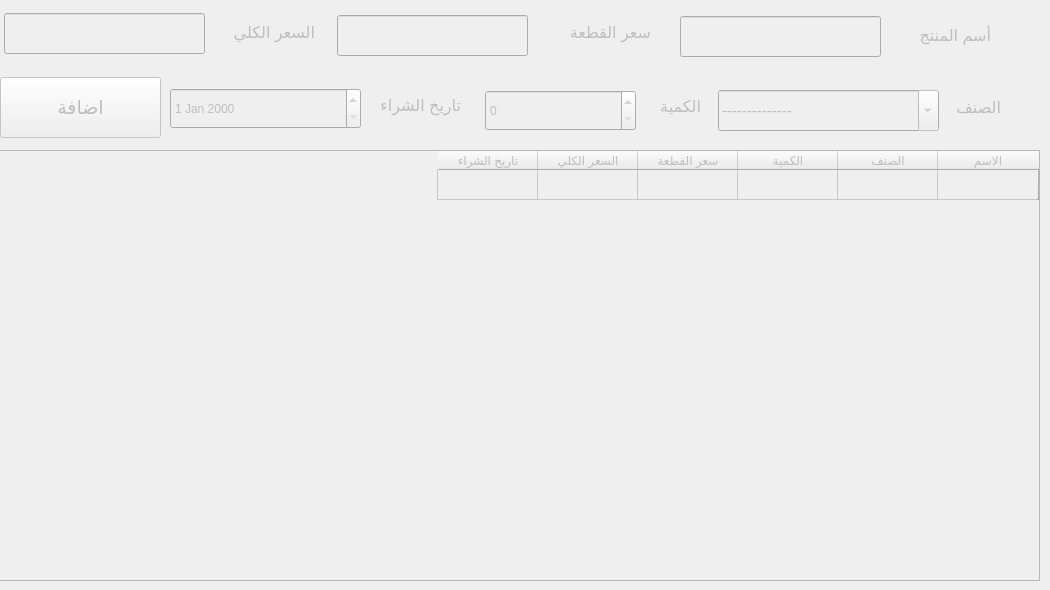
      <widget class="QWidget" name="tab_15">
       <attribute name="title">
        <string>المشتريات</string>
       </attribute>
       <widget class="QTableWidget" name="tableWidget_3">
        <property name="enabled">
         <bool>false</bool>
        </property>
        <property name="geometry">
         <rect>
          <x>-1</x>
          <y>150</y>
          <width>1041</width>
          <height>431</height>
         </rect>
        </property>
        <property name="layoutDirection">
         <enum>Qt::RightToLeft</enum>
        </property>
        <row>
         <property name="text">
          <string/>
         </property>
        </row>
        <column>
         <property name="text">
          <string>الاسم</string>
         </property>
        </column>
        <column>
         <property name="text">
          <string>الصنف</string>
         </property>
        </column>
        <column>
         <property name="text">
          <string>الكمية</string>
         </property>
        </column>
        <column>
         <property name="text">
          <string>سعر القطعة</string>
         </property>
        </column>
        <column>
         <property name="text">
          <string>السعر الكلي</string>
         </property>
        </column>
        <column>
         <property name="text">
          <string>تاريخ الشراء</string>
         </property>
        </column>
       </widget>
       <widget class="QLineEdit" name="lineEdit_11">
        <property name="enabled">
         <bool>false</bool>
        </property>
        <property name="geometry">
         <rect>
          <x>4</x>
          <y>13</y>
          <width>201</width>
          <height>41</height>
         </rect>
        </property>
        <property name="font">
         <font>
          <pointsize>13</pointsize>
         </font>
        </property>
        <property name="placeholderText">
         <string/>
        </property>
       </widget>
       <widget class="QComboBox" name="comboBox_6">
        <property name="enabled">
         <bool>false</bool>
        </property>
        <property name="geometry">
         <rect>
          <x>718</x>
          <y>90</y>
          <width>221</width>
          <height>41</height>
         </rect>
        </property>
        <property name="font">
         <font>
          <pointsize>11</pointsize>
         </font>
        </property>
        <property name="toolTip">
         <string/>
        </property>
        <property name="whatsThis">
         <string/>
        </property>
        <property name="editable">
         <bool>true</bool>
        </property>
        <property name="currentText">
         <string>--------------</string>
        </property>
        <item>
         <property name="text">
          <string>--------------</string>
         </property>
        </item>
       </widget>
       <widget class="QPushButton" name="pushButton_16">
        <property name="enabled">
         <bool>false</bool>
        </property>
        <property name="geometry">
         <rect>
          <x>0</x>
          <y>77</y>
          <width>161</width>
          <height>61</height>
         </rect>
        </property>
        <property name="font">
         <font>
          <family>Segoe UI</family>
          <pointsize>14</pointsize>
         </font>
        </property>
        <property name="text">
         <string>اضافة</string>
        </property>
       </widget>
       <widget class="QDateEdit" name="dateEdit">
        <property name="enabled">
         <bool>false</bool>
        </property>
        <property name="geometry">
         <rect>
          <x>170</x>
          <y>88</y>
          <width>191</width>
          <height>41</height>
         </rect>
        </property>
       </widget>
       <widget class="QLabel" name="label_6">
        <property name="enabled">
         <bool>false</bool>
        </property>
        <property name="geometry">
         <rect>
          <x>214</x>
          <y>7</y>
          <width>101</width>
          <height>51</height>
         </rect>
        </property>
        <property name="font">
         <font>
          <family>Segoe UI</family>
          <pointsize>12</pointsize>
          <weight>50</weight>
          <bold>false</bold>
         </font>
        </property>
        <property name="text">
         <string>السعر الكلي</string>
        </property>
       </widget>
       <widget class="QLineEdit" name="lineEdit_12">
        <property name="enabled">
         <bool>false</bool>
        </property>
        <property name="geometry">
         <rect>
          <x>337</x>
          <y>15</y>
          <width>191</width>
          <height>41</height>
         </rect>
        </property>
        <property name="font">
         <font>
          <pointsize>13</pointsize>
         </font>
        </property>
        <property name="placeholderText">
         <string/>
        </property>
       </widget>
       <widget class="QLabel" name="label_7">
        <property name="enabled">
         <bool>false</bool>
        </property>
        <property name="geometry">
         <rect>
          <x>540</x>
          <y>7</y>
          <width>111</width>
          <height>51</height>
         </rect>
        </property>
        <property name="font">
         <font>
          <family>Segoe UI</family>
          <pointsize>12</pointsize>
          <weight>50</weight>
          <bold>false</bold>
         </font>
        </property>
        <property name="text">
         <string>سعر القطعة</string>
        </property>
       </widget>
       <widget class="QLabel" name="label_8">
        <property name="enabled">
         <bool>false</bool>
        </property>
        <property name="geometry">
         <rect>
          <x>370</x>
          <y>85</y>
          <width>91</width>
          <height>41</height>
         </rect>
        </property>
        <property name="font">
         <font>
          <family>Segoe UI</family>
          <pointsize>12</pointsize>
         </font>
        </property>
        <property name="text">
         <string>تاريخ الشراء</string>
        </property>
       </widget>
       <widget class="QLineEdit" name="lineEdit_13">
        <property name="enabled">
         <bool>false</bool>
        </property>
        <property name="geometry">
         <rect>
          <x>680</x>
          <y>16</y>
          <width>201</width>
          <height>41</height>
         </rect>
        </property>
        <property name="font">
         <font>
          <pointsize>13</pointsize>
         </font>
        </property>
        <property name="placeholderText">
         <string/>
        </property>
       </widget>
       <widget class="QLabel" name="label_12">
        <property name="enabled">
         <bool>false</bool>
        </property>
        <property name="geometry">
         <rect>
          <x>890</x>
          <y>10</y>
          <width>101</width>
          <height>51</height>
         </rect>
        </property>
        <property name="font">
         <font>
          <family>Segoe UI</family>
          <pointsize>12</pointsize>
          <weight>50</weight>
          <bold>false</bold>
         </font>
        </property>
        <property name="text">
         <string>أسم المنتج</string>
        </property>
       </widget>
       <widget class="QLabel" name="label_13">
        <property name="enabled">
         <bool>false</bool>
        </property>
        <property name="geometry">
         <rect>
          <x>940</x>
          <y>82</y>
          <width>61</width>
          <height>51</height>
         </rect>
        </property>
        <property name="font">
         <font>
          <family>Segoe UI</family>
          <pointsize>12</pointsize>
          <weight>50</weight>
          <bold>false</bold>
         </font>
        </property>
        <property name="text">
         <string>الصنف</string>
        </property>
       </widget>
       <widget class="QLabel" name="label_14">
        <property name="enabled">
         <bool>false</bool>
        </property>
        <property name="geometry">
         <rect>
          <x>640</x>
          <y>81</y>
          <width>61</width>
          <height>51</height>
         </rect>
        </property>
        <property name="font">
         <font>
          <family>Segoe UI</family>
          <pointsize>12</pointsize>
          <weight>50</weight>
          <bold>false</bold>
         </font>
        </property>
        <property name="text">
         <string>الكمية</string>
        </property>
       </widget>
       <widget class="QSpinBox" name="spinBox_3">
        <property name="enabled">
         <bool>false</bool>
        </property>
        <property name="geometry">
         <rect>
          <x>485</x>
          <y>90</y>
          <width>151</width>
          <height>41</height>
         </rect>
        </property>
       </widget>
      </widget>
